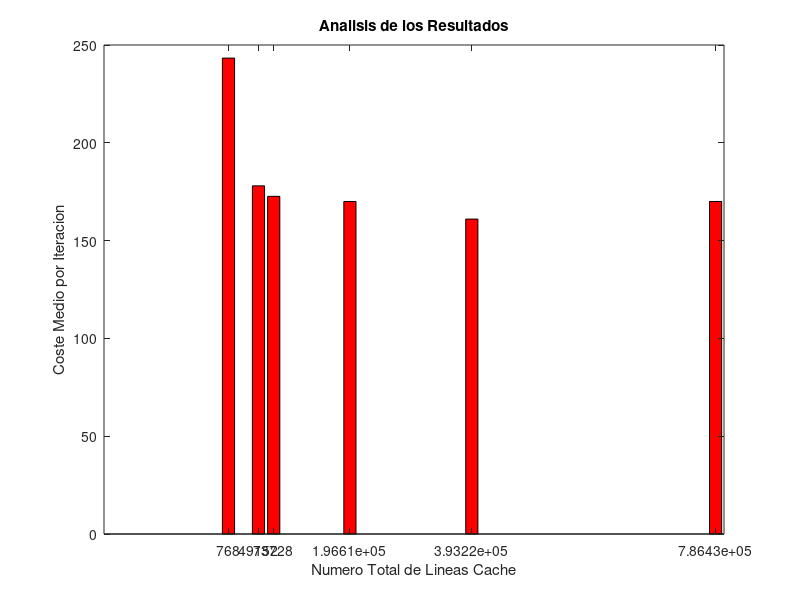

Source code (MATLAB):
function analisis_puntos
clear all
clf
close all

t=load('puntos.txt');
y=t(:,1);
x=t(:,2);
D=t(:,3);
y1=[0:(length(x)/3)-1];
x1=[0:(length(y)/3)-1];
D1=[0:(length(D)/3)-1];
k=1;
i=3;
while i<=length(x)
  z=y(i)*y(i-1)*y(i-2);
  x1(k)=z^(1/3);
  y1(k)=x(i);
  D1(k)=D(i);
  i=i+3;
  k=k+1;
endwhile

for i=1:7
  bar(y1(i:5:end),x1(i:5:end),'-or');
  title('Analisis de los Resultados');
  xlabel('Numero Total de Lineas Cache');
  ylabel('Coste Medio por Iteracion');
end
